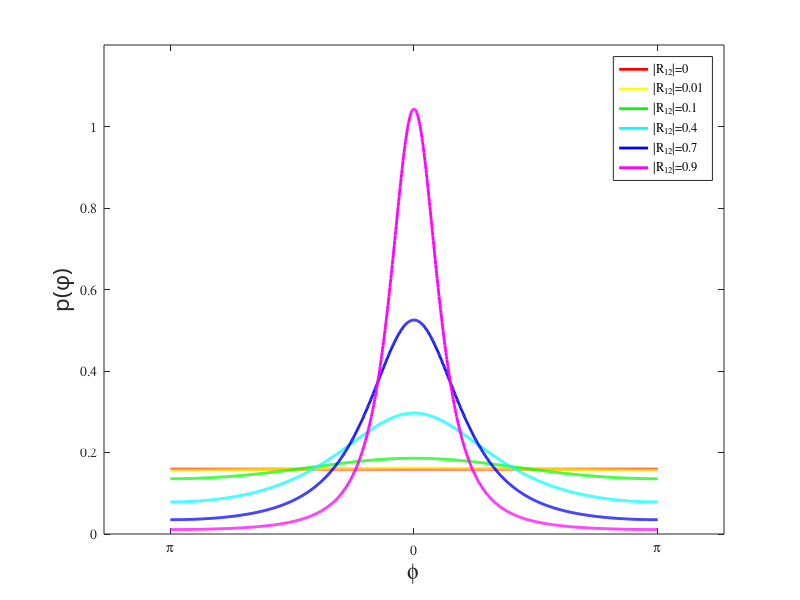

MATLAB code to generate this figure:
clc;
clear all;
close all;

mu = 0;
k = 1;
kappa12vec = [0 0.01 0.1  0.4 0.7 0.9];   %[0 0.5 1 2 4 8];
Qdiff = [-pi:2*pi/999:pi];
cc=hsv(length(kappa12vec));
figure
for kappa12index = 1:length(kappa12vec)
    kappa12 = -kappa12vec(kappa12index);
    a = kappa12/k *cos(Qdiff - mu);  
    q = (1./(1-a.^2)-a.*(acos(a))./sqrt((1-a.^2).^3));
    q = q/trapz(Qdiff,q);

%     [p alpha] = circ_vmpdf(Qdiff, mu, kappa);
     h = plot(Qdiff,q);
     axis([-4, 4,0,1.2]);
    set(h, 'LineStyle', '-', 'LineWidth', 2.0, 'Color',cc(kappa12index,:));
    set(gca,'Xtick',[-pi:pi:pi]); set(gca,'XTickLabel',{'p','0','p'},'FontName','Symbol');
%     set (gca,'FontName','Symbol');
% set(gca,'Ytick',[0:0.1:.4]); set(gca,'YTickLabel',[0:0.1:.4])
    hold on
    s{kappa12index}=sprintf('%s%g','|R_{12}|=',-kappa12);
end

legend(s,'FontName','Times'); xlabel('\phi','FontSize',16);
ylabel('p(\phi)','FontSize',16,'FontName','Letter')


 
    